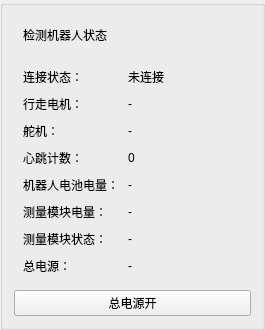
         <widget class="QGroupBox" name="groupBox_5">
          <property name="sizePolicy">
           <sizepolicy hsizetype="Fixed" vsizetype="Preferred">
            <horstretch>0</horstretch>
            <verstretch>0</verstretch>
           </sizepolicy>
          </property>
          <property name="minimumSize">
           <size>
            <width>265</width>
            <height>0</height>
           </size>
          </property>
          <property name="maximumSize">
           <size>
            <width>16777215</width>
            <height>16777215</height>
           </size>
          </property>
          <property name="title">
           <string/>
          </property>
          <layout class="QVBoxLayout" name="verticalLayout_4">
           <item>
            <layout class="QHBoxLayout" name="horizontalLayout_8">
             <property name="leftMargin">
              <number>9</number>
             </property>
             <property name="topMargin">
              <number>9</number>
             </property>
             <property name="rightMargin">
              <number>9</number>
             </property>
             <property name="bottomMargin">
              <number>9</number>
             </property>
             <item>
              <widget class="QLabel" name="label_41">
               <property name="sizePolicy">
                <sizepolicy hsizetype="Preferred" vsizetype="Fixed">
                 <horstretch>0</horstretch>
                 <verstretch>0</verstretch>
                </sizepolicy>
               </property>
               <property name="text">
                <string>检测机器人状态</string>
               </property>
              </widget>
             </item>
            </layout>
           </item>
           <item>
            <layout class="QFormLayout" name="formLayout_2">
             <property name="horizontalSpacing">
              <number>9</number>
             </property>
             <property name="verticalSpacing">
              <number>9</number>
             </property>
             <property name="leftMargin">
              <number>9</number>
             </property>
             <property name="topMargin">
              <number>9</number>
             </property>
             <property name="rightMargin">
              <number>9</number>
             </property>
             <property name="bottomMargin">
              <number>9</number>
             </property>
             <item row="0" column="0">
              <widget class="QLabel" name="label_21">
               <property name="font">
                <font/>
               </property>
               <property name="text">
                <string>连接状态：</string>
               </property>
              </widget>
             </item>
             <item row="0" column="1">
              <widget class="QLabel" name="label_3">
               <property name="font">
                <font/>
               </property>
               <property name="text">
                <string>未连接</string>
               </property>
              </widget>
             </item>
             <item row="1" column="0">
              <widget class="QLabel" name="label_19">
               <property name="font">
                <font/>
               </property>
               <property name="text">
                <string>行走电机：</string>
               </property>
              </widget>
             </item>
             <item row="1" column="1">
              <widget class="QLabel" name="label">
               <property name="font">
                <font/>
               </property>
               <property name="text">
                <string>-</string>
               </property>
              </widget>
             </item>
             <item row="2" column="0">
              <widget class="QLabel" name="label_4">
               <property name="font">
                <font/>
               </property>
               <property name="text">
                <string>舵机：</string>
               </property>
              </widget>
             </item>
             <item row="2" column="1">
              <widget class="QLabel" name="label_6">
               <property name="font">
                <font/>
               </property>
               <property name="text">
                <string>-</string>
               </property>
              </widget>
             </item>
             <item row="3" column="0">
              <widget class="QLabel" name="label_33">
               <property name="font">
                <font/>
               </property>
               <property name="text">
                <string>心跳计数：</string>
               </property>
              </widget>
             </item>
             <item row="3" column="1">
              <widget class="QLabel" name="label_34">
               <property name="font">
                <font/>
               </property>
               <property name="text">
                <string>0</string>
               </property>
              </widget>
             </item>
             <item row="4" column="0">
              <widget class="QLabel" name="label_12">
               <property name="font">
                <font/>
               </property>
               <property name="text">
                <string>机器人电池电量：</string>
               </property>
              </widget>
             </item>
             <item row="4" column="1">
              <widget class="QLabel" name="label_13">
               <property name="font">
                <font/>
               </property>
               <property name="text">
                <string>-</string>
               </property>
              </widget>
             </item>
             <item row="5" column="0">
              <widget class="QLabel" name="label_14">
               <property name="text">
                <string>测量模块电量：</string>
               </property>
              </widget>
             </item>
             <item row="5" column="1">
              <widget class="QLabel" name="label_15">
               <property name="text">
                <string>-</string>
               </property>
              </widget>
             </item>
             <item row="6" column="0">
              <widget class="QLabel" name="label_16">
               <property name="text">
                <string>测量模块状态：</string>
               </property>
              </widget>
             </item>
             <item row="6" column="1">
              <widget class="QLabel" name="label_17">
               <property name="text">
                <string>-</string>
               </property>
              </widget>
             </item>
             <item row="7" column="0">
              <widget class="QLabel" name="label_7">
               <property name="font">
                <font/>
               </property>
               <property name="text">
                <string>总电源：</string>
               </property>
              </widget>
             </item>
             <item row="7" column="1">
              <widget class="QLabel" name="label_8">
               <property name="font">
                <font/>
               </property>
               <property name="text">
                <string>-</string>
               </property>
              </widget>
             </item>
            </layout>
           </item>
           <item>
            <widget class="QPushButton" name="pushButton">
             <property name="font">
              <font/>
             </property>
             <property name="text">
              <string>总电源开</string>
             </property>
            </widget>
           </item>
          </layout>
         </widget>
